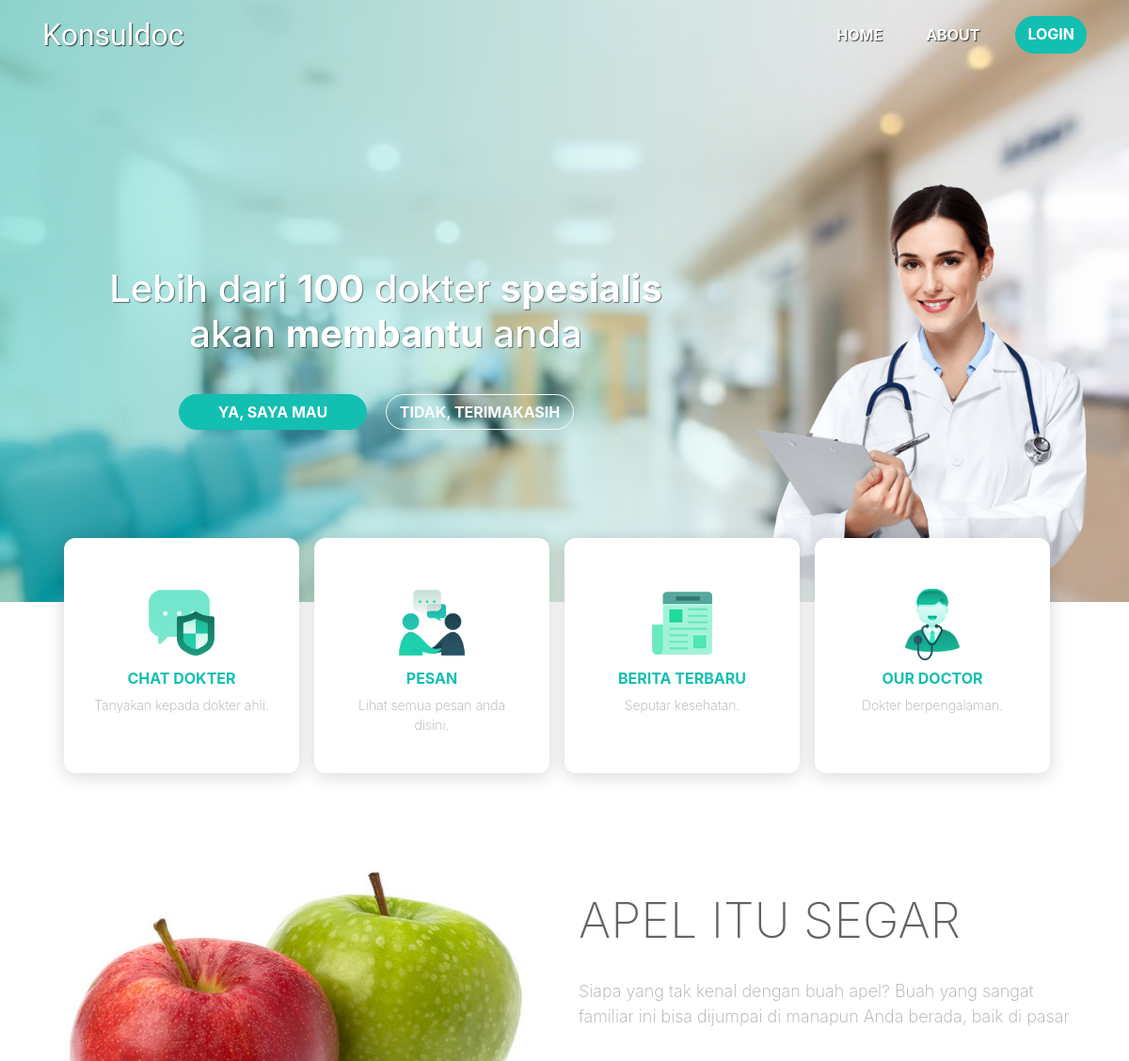
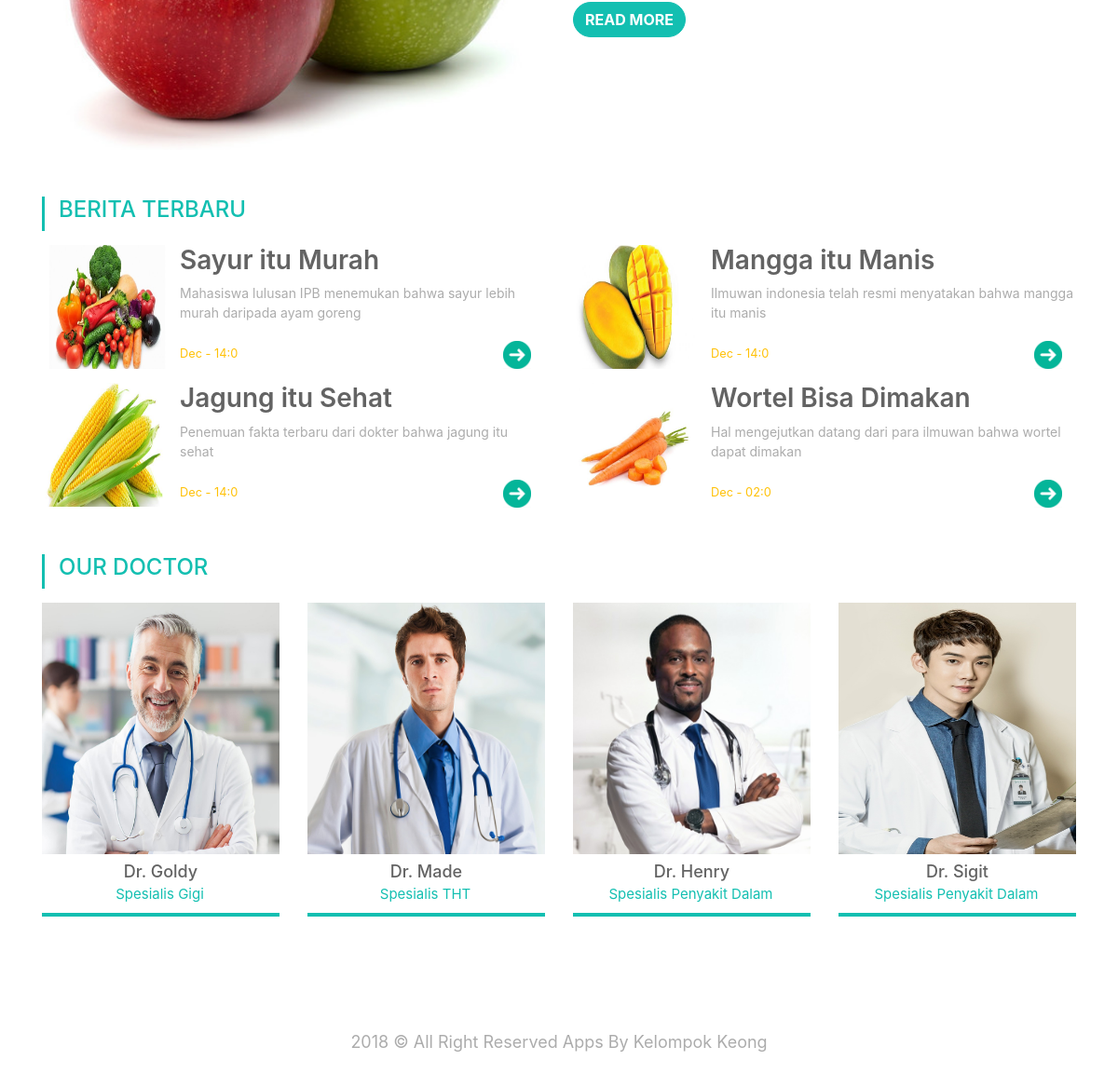
The page / on the database its author committed (2 pictures, top to bottom).
### tables this page shows
CREATE TABLE `tartikel` (
  `id` int(5) NOT NULL,
  `judul` varchar(20) NOT NULL,
  `artikel` text NOT NULL,
  `foto` varchar(100) NOT NULL,
  `date` timestamp NOT NULL DEFAULT CURRENT_TIMESTAMP ON UPDATE CURRENT_TIMESTAMP
);

CREATE TABLE `tuser` (
  `id_user` int(11) NOT NULL,
  `nama_user` varchar(50) NOT NULL,
  `email_user` varchar(50) NOT NULL,
  `telp_user` varchar(20) NOT NULL,
  `pass_user` varchar(255) NOT NULL,
  `spesialis` varchar(20) DEFAULT NULL,
  `role` varchar(20) DEFAULT NULL,
  `foto_user` varchar(50) DEFAULT NULL,
  `tgl_lahir` date DEFAULT NULL,
  `jk` varchar(30) DEFAULT NULL
);

CREATE TABLE `tspesialisasi` (
  `id_spesialisasi` int(11) NOT NULL,
  `kode_spesialisasi` varchar(20) NOT NULL,
  `nama_spesialisasi` varchar(30) NOT NULL
);

### index.php (called while the page is built, shortened)
<?php
include 'database/Dokter.php';
?>
<?php
include 'templates/header.php';
?>
<?php
if(!isset($_GET['p'])){
  $page = "select_main";
}else{
  $page = $_GET['p'];
}
include 'pages/'.$page .'.php';
?>
<?php
include 'templates/footer.php';
?>

### database/Artikel.php (called while the page is built, shortened)
 <?php
 	class Artikel{
 		private $pdo;
 		function __construct(){
 			try{
 				$this->pdo = new PDO('mysql:host=localhost;dbname=db_konsuldoc','root','');
 			}catch(PDOException $e){
 				echo $e;
 			}
 		}
	public function tampilArtikel(){
		$sql="SELECT * FROM tartikel ORDER BY date DESC LIMIT 1,4";
		$stmt = $this->pdo->query($sql);
		return $stmt;
	}
	public function tampilArtikel2(){
		$sql="SELECT * FROM tartikel ORDER BY date DESC LIMIT 0,1";
		$stmt = $this->pdo->query($sql);
		return $stmt;
	}
}
?>

### database/Dokter.php (called while the page is built, shortened)
<?php
  class Dokter{
    private $pdo;
    function __construct(){
      try{
        $this->pdo = new PDO('mysql:host=localhost;dbname=db_konsuldoc','root','');
      }catch(PDOException $e){
        echo $e;
      }
    }
  public function tampilDokterLimit(){
    $sql="SELECT * FROM tuser,tspesialisasi WHERE role='dokter' AND tuser.spesialis = tspesialisasi.kode_spesialisasi LIMIT 0,4";
    $stmt = $this->pdo->query($sql);
    return $stmt;
  }
}
?>

### pages/select_main_user.php (the view, shortened to what this page needs)
  <div class="row">
    <div class="col-12">
      <div class="row d-flex justify-content-center ashiapp">
        <?php if(isset($_SESSION['role'])): ?>
        <?php if ($_SESSION['role']=='user'): ?>
        <a href="index.php?p=select_chat" class="page-scroll">
          <div class="col-lg info-panel mr-3 mb-3">
            <img src="img/icon22.png" alt="ChatDokter">
            <h4>CHAT DOKTER</h4>
            <p>Tanyakan kepada dokter ahli.</p>
          </div>
        </a>
        <?php endif ; ?>
        <?php else: ?>
        <a href="#" data-signin="login" class="page-scroll">
          <div class="col-lg info-panel mr-3 mb-3">
            <img src="img/icon22.png" alt="ChatDokter">
            <h4>CHAT DOKTER</h4>
            <p>Tanyakan kepada dokter ahli.</p>
          </div>
        </a>
      <?php endif ;?>
      <?php if(isset($_SESSION['role'])): ?>
      <?php if ($_SESSION['role']=='user'): ?>
        <a href="pages/select_chat_blank.php" target="_blank">
          <div class="col-lg info-panel mr-3 mb-3">
            <img src="img/icon11.png" alt="High Res">
            <h4>Pesan</h4>
            <p>Lihat semua pesan anda disini.</p>
          </div>
        </a>
      <?php endif ;?>
      <?php else: ?>
        <a href="#">
          <div class="col-lg info-panel mr-3 mb-3">
            <img src="img/icon11.png" alt="High Res">
            <h4>Pesan</h4>
            <p>Lihat semua pesan anda disini.</p>
          </div>
        </a>
      <?php endif; ?>
        <a href="#berita">
          <div class="col-lg info-panel mr-3 mb-3">
            <img src="img/ic4.png" alt="Security">
            <h4>Berita Terbaru</h4>
            <p>Seputar kesehatan.</p>
          </div>
        </a>
        <a href="#ourdoctor"  >
          <div class="col-lg info-panel mr-3 mb-3">
            <img src="img/ic_doc.png" alt="Security">
            <h4>Our Doctor</h4>
            <p>Dokter berpengalaman.</p>
          </div>
        </a>
      </div>
    </div>
  </div>
<?php
  include 'database/Artikel.php';
 ?>
   <?php
          $artikel = new Artikel;
          $data = $artikel->tampilArtikel2();
          foreach ($data as $row) :
        ?>
  <div class="row workingspace" id="berita">
    <div class="col-lg-6">
      <img src="<?= $row['foto'] ?>" alt="workingspace" class="img-fluid">
    </div>
    <div class="col-lg-6">
      <h3><?= $row['judul'] ?></h3>
      <p><?= $row['artikel'] ?></p>
      <a href="index.php?p=detail_berita&id=<?=$row['id']?>" class="btn btn-secondary tombol">Read More</a>
    </div>
  </div>
          <?php
        endforeach;
        ?>
  <div class="row titleberita">
    <div class="col-12">
      <h1>berita terbaru</h1>
    </div>
  </div>
  <div class="row berita">
     <?php
          $artikel = new Artikel;
          $data = $artikel->tampilArtikel();
          foreach ($data as $row) :
        ?>
    <div class="col-lg-6 maelee">
      <img src="<?= $row['foto'] ?>" alt="workingspace" class="float-left">
      <h3><?= $row['judul'] ?></h3>
      <p><?= $row['artikel'] ?></p>
       <small class="text-warning">
         <?php
            $harijam = $row['date'] ;
            $date = strtotime($harijam);
            echo date('M - H:I', $date);
          ?>
        </small>
      <a href="index.php?p=detail_berita&id=<?=$row['id']?>"><img src="img/next.png" alt="workingspace" class="float-right" style="width:30px; height: 30px;"></a>
    </div>
     <?php
        endforeach;
        ?>
  </div>
  <div class="row titleberita" id="ourdoctor">
    <div class="col-10">
      <h1>our doctor</h1>
    </div>
  </div>
    <div class="row justify-content-center ashiapp">
      <?php
           $dtr = new Dokter;
           $data = $dtr->tampilDokterLimit();
           foreach ($data as $row) :
         ?>
          <div class="col-lg ourdoctor maelee mb-3">
            <div class="ourdoctortempat">
              <img src="<?= $row['foto_user'] ?>" alt="Security">
            </div>
            <h4>Dr. <?= $row['nama_user'] ?></h4>
            <p>Spesialis <?= $row['nama_spesialisasi'] ?></p>
          </div>
        <?php
           endforeach;
           ?>
    </div>

### templates/header.php (shortened to what this page needs)
<?php if(isset($_SESSION['role'] )){
  if ($_SESSION['role']=='dokter') {
    include 'header_dokter.php';
  }
  if ($_SESSION['role']=='user') {
    include 'header_user.php';
  }
 if ($_SESSION['role']=='admin') {
    include 'header_admin.php';
  }
}else {
  include 'header_user.php';
}
?>

### templates/header_user.php (shortened to what this page needs)
<!doctype html>
<html lang="en">
  <head>
    <link href="vendor/bootstrap/dist/css/bootstrap.min.css" rel="stylesheet">
    <link rel="stylesheet" type="text/css" href="style.css">
    <link href="pesan.css" rel="stylesheet">
    <link rel="stylesheet" href="csslogin/styles.css">
    <link rel="stylesheet" href="csslogin/demo.css">
    <link href="open-iconic-master/font/css/open-iconic-bootstrap.css" rel="stylesheet">
  </head>
  <body>
<nav class="navbar navbar-expand-lg navbar-light ">
  <div class="container">
    <a class="navbar-brand" href="index.php?p=select_main">Konsuldoc</a>
    <div class="collapse navbar-collapse" id="navbarNavAltMarkup">
      <div class="navbar-nav ml-auto js-signin-modal-trigger">
        <a class="nav-item nav-link active" href="index.php?p=select_main">Home <span class="sr-only">(current)</span></a>
        <a class="nav-item nav-link" href="#">About</a>
        <?php
          if(isset($_SESSION['login'])):
        ?>
              <?php
              if(($_SESSION['login']) && ($_SESSION['role'] == 'user')):
              ?>
                <a class="nav-item nav-link" href="index.php?p=edit_profil">Account</a>
                <a class="nav-item btn btn-secondary tombol" href="process/logout.php">Logout</a>
                <?php include 'pages/notif_user.php'; ?>
              <?php endif ;?>
              <?php if(($_SESSION['login']) && ($_SESSION['role'] == 'dokter')): ?>
                <a class="nav-item nav-link" href="index.php?p=edit_profil">Account</a>
                <a class="nav-item btn btn-secondary tombol" href="process/logout.php">Logout</a>
                <?php include 'pages/notif_dokter.php'; ?>
              <?php endif ;?>
              <?php if(($_SESSION['login']) && ($_SESSION['role'] == 'admin')): ?>
                      <a class="nav-item nav-link" href="index.php?p=panel_admin">Panel Admin</a>
                      <a class="nav-item nav-link" href="index.php?p=edit_profil">Account</a>
                      <a class="nav-item btn btn-secondary tombol" href="process/logout.php">Logout</a>
              <?php endif ;?>
            <?php else: ?>
                <a class="nav-item btn btn-secondary tombol" href="#" data-signin="login">Login</a>
          <?php endif; ?>
      </div>
    </div>
  </div>
</nav>
<div class="jumbotron jumbotron-fluid">
  <div class="container">
    <div class="row">
      <div class="col-sm-8 ">
        <h1 class="display-4">Lebih dari <b>100</b> dokter <b>spesialis</b><br /> akan <b>membantu</b> anda</h1>
          <div class="row justify-content-center">
              <button href="#test" class="btn btn-secondary tombol2">Ya, saya mau</button>
              <button href="#test" class="btn btn-outline-light tombol2">Tidak, Terimakasih</button>
          </div>
      </div>
      <div class="col-sm-4 doctor">
        <img src="img/doctor.png">
      </div>
  </div>
  </div>
</div>
<div class="container">

### pages/select_main.php
<?php
if(isset($_SESSION['role'])){
  if ($_SESSION['role'] == 'dokter') {
    include 'edit_profil.php';
  }
  if ($_SESSION['role'] == 'user') {
    include 'select_main_user.php';
  }
  if ($_SESSION['role'] == 'admin') {
    include 'select_main_admin.php';
  }
}else{
  include 'select_main_user.php';
}

### templates/footer.php (shortened to what this page needs)
<?php if(isset($_SESSION['role'] )){
  if ($_SESSION['role']=='dokter') {
    include 'footer_dokter.php';
  }
  if ($_SESSION['role']=='user') {
    include 'footer_user.php';
  }
  if ($_SESSION['role']=='admin') {
    include 'footer_admin.php';
  }
}else {
  include 'footer_user.php';
}
?>

### templates/footer_user.php (shortened to what this page needs)
<div class="row footer">
  <div class="col text-center">
    <p>2018 &copy; All Right Reserved Apps By Kelompok Keong</p>
  </div>
</div>
</div>
  </body>
</html>

### style.css (style rules this page uses)
.navbar { position: relative; z-index: 1; }
.navbar-brand { font-family: viga; font-size: 32px; }
.workingspace { margin-top: 80px; text-align : center; }
.workingspace img { border-radius: 12px; width: 536px; height: 371px; }
.workingspace h3 { font-size: 52px; font-weight: 200; text-transform: uppercase; margin-top: 30px; color: #636363; }
.workingspace p { font-size: 18px; color: #ACACAC; font-weight: 200; height: 60px; margin: 30px 0 ; overflow: hidden; }
.tombol { text-transform: uppercase; border-radius: 40px; font-weight: bold; }
.tombol2 { margin-top: 10px; text-transform: uppercase; border-radius: 40px; font-weight: bold; margin-right: 20px; width: 200px; }
.btn-secondary { background-color: #13BFB1; border-color:#13BFB1; }
.info-panel { box-shadow: 0 3px 20px rgba(0,0,0,0.16); border-radius:12px; width: 250px; height: 250px; background-color: white; padding: 30px; z-index: 1; text-align: center; }
.info-panel img { width: 80px; height: 80px; margin-top: 20px; margin-bottom: 20px; }
.info-panel h4 { margin-top: 10px; font-size: 16px; text-transform: uppercase; font-weight: bold; color: #13BFB1; }
.ashiapp a { text-decoration: none; }
.info-panel p { font-size: 14px; color: #ACACAC; font-weight: 200; }
.jumbotron { background-image: url(img/bg.jpg); background-size: cover; height: 400px; text-align:center; background-repeat: no-repeat; z-index: -1; position: relative; }
.jumbotron .container { z-index: 1; position: relative; }
.jumbotron .display-4 { color: white; margin-bottom: 30px; margin-top: 60px; font-weight: 200; text-shadow: 1px 1px 1px rgba(0, 0, 0, 0.5); font-size: 35px; }
.jumbotron::after { content: ''; display: block; width: 80%; height: 100%; background-image: linear-gradient(to left, rgba(0,0,0,0), rgba(19,191,177,0.4)); position: absolute; bottom: 0; }
.footer { margin-top: 100px; }
.footer p { color: #ACACAC; font-size: 18px; }
.doctor img { margin-top: 70px; width: 360px; }
.maelee { margin-top: 15px; }
.berita img { margin-right: 15px; width: 133px; height: 133px; }
.berita h3 { color: #636363; font-weight: 600; }
.berita p { color: #ACACAC; font-size: 14px; height: 46px; overflow: hidden; }
.titleberita { margin-top: 50px; margin-left: 0px; border-left: 3px solid #13BFB1; }
.titleberita h1 { text-transform: uppercase; font-size: 24px; color: #13BFB1; }
.ourdoctor h4 { margin-top: 8px; color: #636363; text-align: center; font-size: 18px; }
.ourdoctor p { margin-top: -5px; color: #13BFB1; text-align: center; font-size: 15px; width: 253px; height: 25px; overflow: hidden; }
.ourdoctor::after { content: ''; display: block; border-bottom: 4px solid #13BFB1; width:100%; margin-top: -10px; }
.ourdoctortempat { width: 255px; height: 270px; overflow-y: hidden ! important; overflow-x: hidden ! important; }
.ourdoctor img { width: 255px; height: 100%; }
@media (min-width: 992px) { .navbar-brand, .nav-link { color: white !important; text-shadow: 1px 1px 1px rgba(0, 0, 0, 0.7); } }
@media (min-width: 992px) { .nav-link { text-transform: uppercase; margin-right: 30px; font-weight: bold; } }
@media (min-width: 992px) { .jumbotron { margin-top: -75px; height: 641px; } }
@media (min-width: 992px) { .jumbotron .display-4 { font-size: 40px; margin-top: 220px; font-weight: 500; } }
@media (min-width: 992px) { .workingspace { text-align: left; } }
@media (min-width: 992px) { .info-panel { box-shadow: 0 3px 20px rgba(0,0,0,0.16); border-radius:12px; width: 220px; height: 220px; margin-top: -110px; background-color: white; padding: 30px; z-index: 1; } }
@media (min-width: 992px) { .doctor img { margin-top: 209px; width: 389px; } }
@media (min-width: 992px) { .tombol2 { margin-top: 10px; text-transform: uppercase; border-radius: 40px; font-weight: bold; width: 200px; } }
@media (min-width: 992px) { .info-panel h4 { margin-top: 0; font-size: 16px; text-transform: uppercase; font-weight: bold; color: #13BFB1; } }
@media (min-width: 992px) { .info-panel img { width: 80px; height: 80px; margin-top: 20px; margin-bottom: 10px; } }
@media (min-width: 1200px) { .info-panel { box-shadow: 0 3px 20px rgba(0,0,0,0.16); border-radius:12px; width: 250px; height: 250px; margin-top: -100px; background-color: white; padding: 30px; z-index: 1; } }
@media (min-width: 1200px) { .doctor img { margin-top: 133px; width: 389px; } }
.footer { padding:5px 15px; border-radius: 0px 0px 3px 3px; }

### csslogin/styles.css (style rules this page uses)
*, *::after, *::before { -webkit-box-sizing: border-box; box-sizing: border-box; }
a { text-decoration: none; }
img { max-width: 100%; }

### rows shown on the page
tartikel: foto (picture), judul "APEL ITU SEGAR", artikel "Siapa yang tak kenal dengan buah apel? Buah yang sangat familiar ini bisa dijumpai di manapun Anda berada, baik di pasar…"
tartikel: foto (picture), judul "Sayur itu Murah", artikel "Mahasiswa lulusan IPB menemukan bahwa sayur lebih murah daripada ayam goreng", date "Dec - 14:0"
tartikel: foto (picture), judul "Mangga itu Manis", artikel "Ilmuwan indonesia telah resmi menyatakan bahwa mangga itu manis", date "Dec - 14:0"
tartikel: foto (picture), judul "Jagung itu Sehat", artikel "Penemuan fakta terbaru dari dokter bahwa jagung itu sehat", date "Dec - 14:0"
tartikel: foto (picture), judul "Wortel Bisa Dimakan", artikel "Hal mengejutkan datang dari para ilmuwan bahwa wortel dapat dimakan", date "Dec - 02:0"
tuser: foto_user (picture), nama_user "Goldy", tspesialisasi.nama_spesialisasi "Gigi"
tuser: foto_user (picture), nama_user "Made", tspesialisasi.nama_spesialisasi "THT"
tuser: foto_user (picture), nama_user "Henry", tspesialisasi.nama_spesialisasi "Penyakit Dalam"
tuser: foto_user (picture), nama_user "Sigit", tspesialisasi.nama_spesialisasi "Penyakit Dalam"
